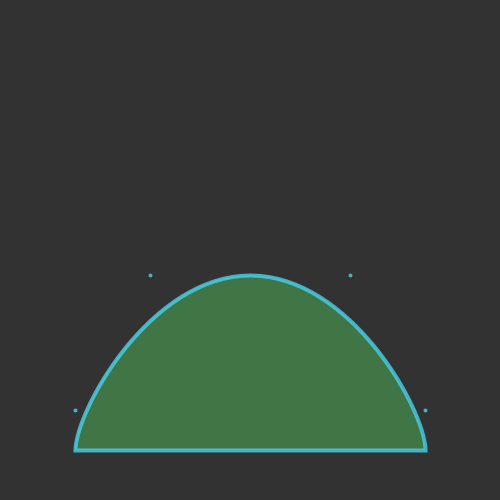
Frame 1 (no input)
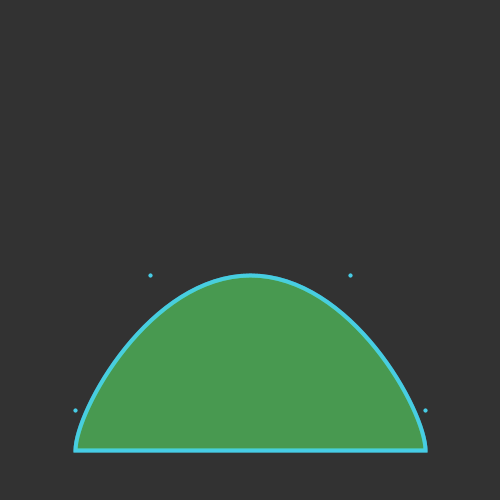
Frame 2 (the mouse pressed at the canvas centre, redrawn once)

The Processing sketch that drew these frames (run headless with seeded random() and noise(); the mouse was pressed at the canvas centre and the sketch redrawn once):

// Processing sketch: processing_163679
// ── processing_163679.pde

void setup() {
  size(500,500);
  background(50);
  noLoop();
}

void draw() {
  arch(40.0);
}

void arch(float curvature) {  
  float y = 450.0;
  fill(curvature*2,193,92,120);
  stroke(72,212,239,200);
  strokeWeight(curvature/10);
  point(75.0, y-curvature);
  point(150.0,275.0);
  point(350.0,275.0);
  point(425.0, y-curvature);
  beginShape();
  vertex(75.0,y);
  bezierVertex(75.0, y-curvature, 150.0, 275.0, 250.0, 275.0);
  bezierVertex(350.0, 275.0, 425.0, y-curvature, 425.0, y);
  endShape(CLOSE); 
}
